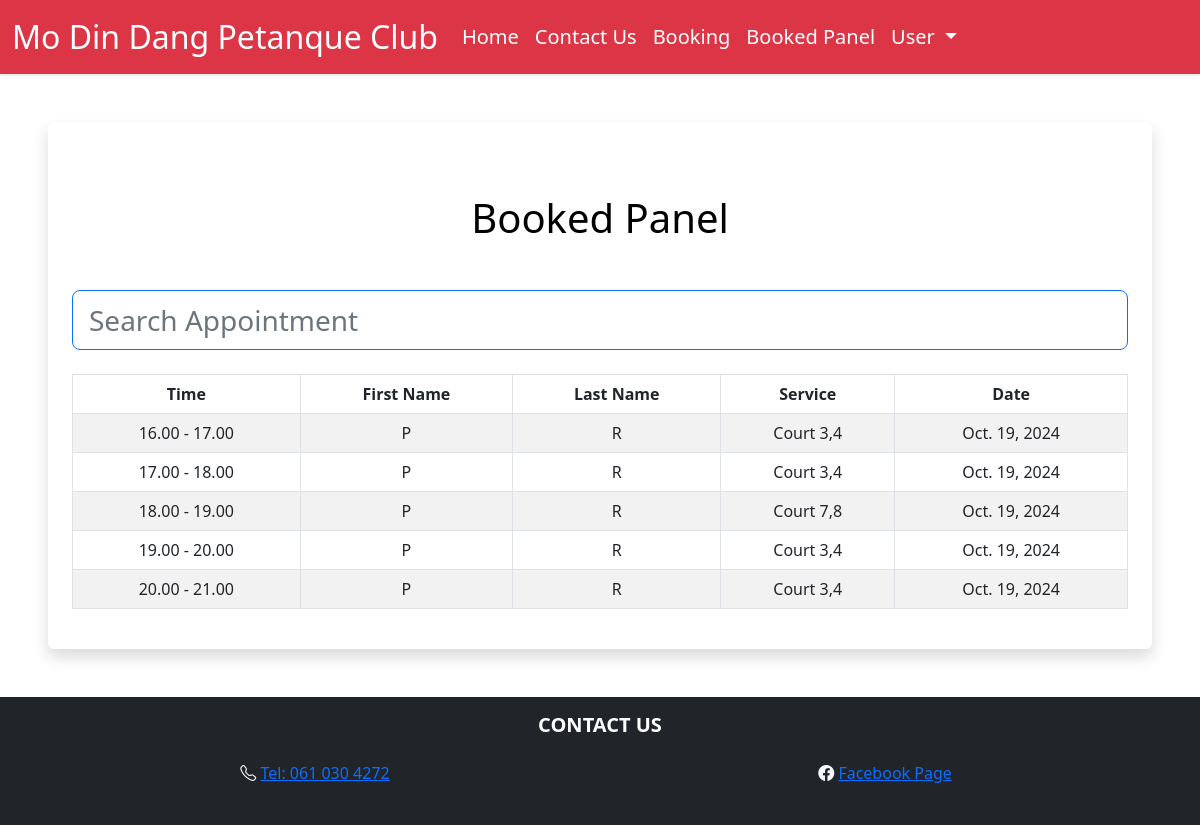
Page /staff-panel (signed in) on the committed database.
### reserve/models.py (models this page shows, shortened)
class Appointment(models.Model):
    user = models.ForeignKey(User, on_delete=models.CASCADE, null=True, blank=True)
    service = models.CharField(max_length=50, choices=SERVICE_CHOICES, default="Court 3,4")
    day = models.DateField(default=datetime.now)
    time = models.CharField(max_length=30, choices=TIME_CHOICES, default="16.00 - 17.00")
    time_ordered = models.DateTimeField(default=datetime.now, blank=True)

### reserve/views.py (the view)
# urls.py: path('staff-panel', views.staffPanel, name='staffPanel'),
def staffPanel(request):
    today = datetime.today()
    minDate = today.strftime('%Y-%m-%d')
    deltatime = today + timedelta(days=7)
    strdeltatime = deltatime.strftime('%Y-%m-%d')
    maxDate = strdeltatime
    items = Appointment.objects.filter(day__range=[minDate, maxDate]).order_by('day', 'time')
    return render(request, 'staffPanel.html', {
        'items':items,
    })

### reserve/templates/staffPanel.html (shortened to what this page needs)
{% extends 'layout.html' %}
{% load static %}
{% block body %}
{% if user.is_authenticated %}
<div class="shadow p-4 mb-5 bg-body bg-body rounded text-black  m-5 ">
    <h1 class="text-center mt-5 mb-5">Booked Panel</h1>
    <input class="form-control form-control-lg fs-3 border border-primary" id="myInput" type="text" placeholder="Search Appointment">
    <br>
    <div class="table-responsive">
      <table class="table table-bordered table-striped table-hover mx-auto">
          <thead>
            <tr>
              <th class="text-center" scope="col">Time</th>
              <th class="text-center" scope="col">First Name</th>
              <th class="text-center" scope="col">Last Name</th>
              <th class="text-center" scope="col">Service</th>
              <th class="text-center" scope="col">Date</th>
            </tr>
          </thead>
          <tbody id="myTable">
              {% for item in items %}
            <tr>
              <td class="text-center">{{item.time}}</td>
              <td class="text-center">{{item.user.first_name}}</td>
              <td class="text-center">{{item.user.last_name}}</td>
              <td class="text-center">{{item.service}}</td>
              <td class="text-center">{{item.day}}</td>
            </tr>
              {% endfor %}
          </tbody>
        </table>
      </div>
</div>
{% else %}
<div class="shadow p-4 mb-5 bg-body bg-body rounded text-black  m-5">
  <h1 class="p-2  me-3">First Sign in!</h1>
  <a href="{% url 'login' %}" class="btn btn-primary text-white">Sign in</a>
</div>
{% endif %}
{% endblock %}

### rows in the picture
Appointment: time "16.00 - 17.00", user.first_name "P", user.last_name "R", service "Court 3,4", day "Oct. 19, 2024"
Appointment: time "17.00 - 18.00", user.first_name "P", user.last_name "R", service "Court 3,4", day "Oct. 19, 2024"
Appointment: time "18.00 - 19.00", user.first_name "P", user.last_name "R", service "Court 7,8", day "Oct. 19, 2024"
Appointment: time "19.00 - 20.00", user.first_name "P", user.last_name "R", service "Court 3,4", day "Oct. 19, 2024"
Appointment: time "20.00 - 21.00", user.first_name "P", user.last_name "R", service "Court 3,4", day "Oct. 19, 2024"
